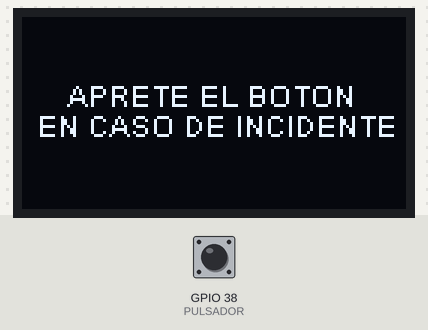
Bench run of a sketch on a simulated ESP32. Parts: 128×64 one-colour display. Inputs (shaded band) come from the test bench; at power-on: GPIO 38 (PULSADOR) LOW. What the sketch prints to the serial monitor is not drawn.

Above: at 1.5 s.
1.6 s: GPIO 38 (PULSADOR) pulled HIGH for 0.15 s
At 3.1 s:
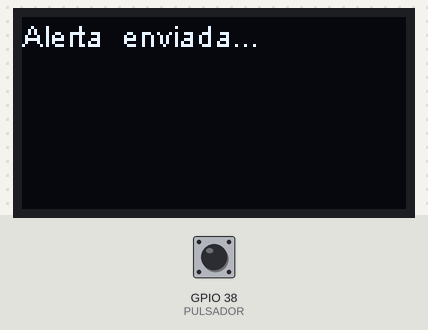
At 12.4 s:
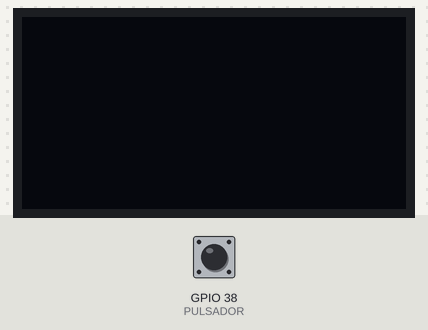
Timing chart, 0 to 13.2 s (numbered marks = the images above; inputs shaded):
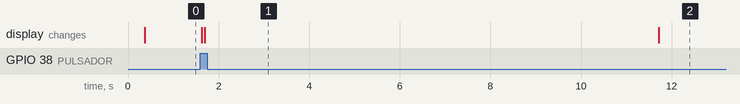

The sketch:

ALERTA_EMISORV3.ino
```cpp
  #include "heltec.h"
#include "images.h"
#include <Wire.h>
#include <Adafruit_SSD1306.h>


#define lcd_width 128
#define lcd_height 64
#define BAND 915E6
#define PULSADOR 38

//Adafruit_SSD1306 display(lcd_width, lcd_height, &Wire, -1);

void setup() {
    pinMode(PULSADOR, INPUT);
  Serial.begin(115200);
 // !display.begin(SSD1306_SWITCHCAPVCC, 0x3C);
  Heltec.begin(true, true , true, true, BAND);
  LoRa.beginPacket();
  /*display.clearDisplay();
  display.drawBitmap(0, 0, roboticalog, 128, 64, SSD1306_WHITE);
  display.display();
  delay(5000);
  display.clearDisplay();
  display.display();
  display.drawBitmap(0, 0, camecalog, 128, 64, SSD1306_WHITE);
  display.display();
  delay(5000);
  display.clearDisplay();
  display.display();
  display.drawBitmap(0, 0, iprodhalog, 128, 64, SSD1306_WHITE);
  display.display();
  delay(5000);
  display.clearDisplay();
  display.display();
  digitalWrite(25, HIGH);*/
  Heltec.display -> clear();
  Heltec.display -> display();
}
void loop() {
   //display.flipScreenVertically();
if (digitalRead(PULSADOR)==1){
  Heltec.display -> clear();
  Heltec.display -> display();
    Serial.println ("Alerta enviada");
       LoRa.beginPacket();
       LoRa.setTxPower(14, RF_PACONFIG_PASELECT_PABOOST);
       LoRa.print("Estacion 1");
       LoRa.endPacket();
  Heltec.display -> setFont (ArialMT_Plain_10);
  Heltec.display -> drawString(0, 0, "Alerta  enviada...");
  Heltec.display -> display();
   delay(10000);
  Heltec.display -> clear();
  Heltec.display -> display();
   delay (10000);
}else{
  Heltec.display -> setFont (ArialMT_Plain_10);
  Heltec.display -> drawString(15, 20, "APRETE EL BOTON");
  Heltec.display -> drawString(5, 30, "EN CASO DE INCIDENTE");
  Heltec.display -> display();
   Serial.println ("APRETE EL BOTON EN CASO DE INCIDENTE");
}
 }

  /*display.clearDisplay();
  display.drawBitmap(0, 0, roboticalog, 128, 64, SSD1306_WHITE);
  display.display();
  delay(1000);
  display.clearDisplay();
  display.display();
  display.drawBitmap(0, 0, camecalog, 128, 64, SSD1306_WHITE);
  display.display();
  delay(1000);
  display.clearDisplay();
  display.display();
  display.drawBitmap(0, 0, iprodhalog, 128, 64, SSD1306_WHITE);
  display.display();
  delay(1000);
  display.clearDisplay();
  display.display();
  digitalWrite(25, HIGH);
  delay(1000);*/
```

Source omitted: images.h (data table, 18565 bytes)

Measured:
- after the input at 1.6 s, the display: first changes at once (image 1 shows a later state)
